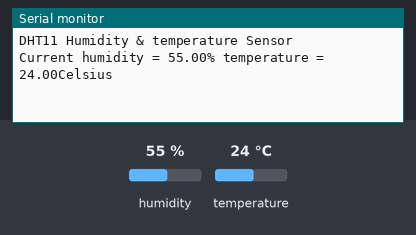
Recording of a sketch running on a simulated ESP8266 (NodeMCU). On the bench: the last lines printed to the serial monitor. The test bench sets the inputs (shaded band); at power-on: humidity 55 %, temperature 24 °C.

Above: at 1.7 s.
1.8 s: humidity set to 22 %
At 4.6 s:
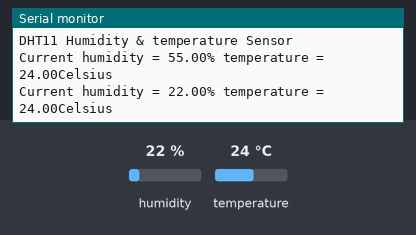
5.7 s: temperature set to 12 °C
At 7.8 s:
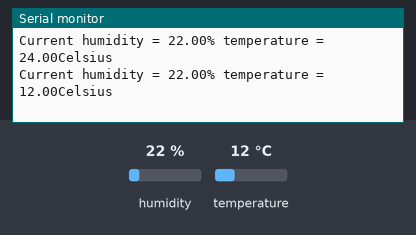
9.6 s: humidity set to 40 %
At 11.0 s:
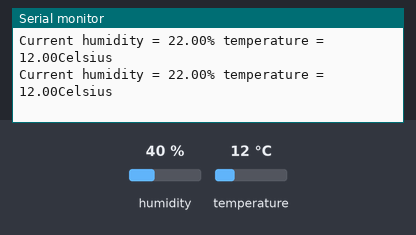
Timing chart, 0 to 12.6 s (numbered marks = the images above; inputs shaded):
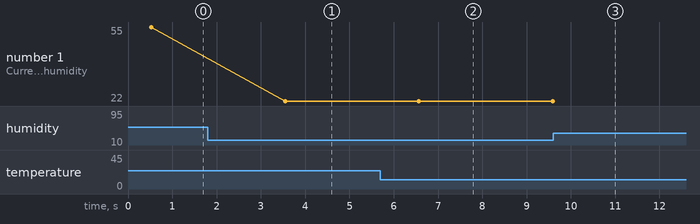

Measured:
- after the input at 1.8 s, the serial monitor: prints a new line after 1.7 s (image 1)
- after the input at 5.7 s, the serial monitor: prints a new line after 0.87 s (image 2)
- plotted number 1: 55 → 22 after the input at 1.8 s, 22 → 40 after the input at 9.6 s

The sketch:

sketch_jan05a.ino
```cpp
#include <dht.h>
#define dht_dpin D2

dht DHT;

void setup(){

Serial.begin(115200);

delay(500);//Delay to let system boot

Serial.println("DHT11 Humidity & temperature Sensor");
}//end "setup()"

void loop(){
DHT.read11(D2);

Serial.print("Current humidity = ");

Serial.print(DHT.humidity);

Serial.print("% ");

Serial.print("temperature = ");

Serial.print(DHT.temperature);

Serial.println("Celsius ");

delay(3000);//Wait 3 seconds before accessing sensor again.

}// end loop()
```
